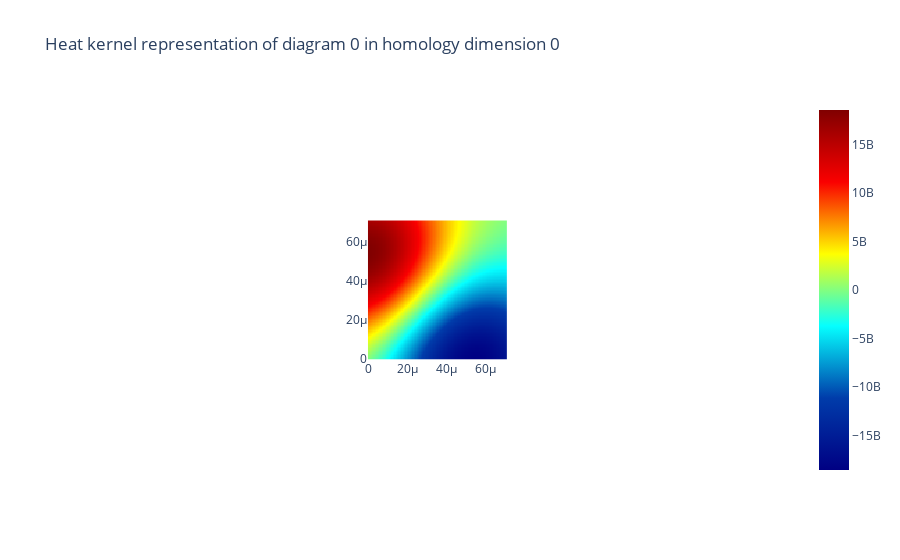

Notebook code for this chart:
### Code cell
heatkernel = HK.fit_transform(train_short_persistence_diagrams_label_7)
print("Heat kernel intensity of label 7 for homology dimension 0: " + str(heat_kernel_intensity(heatkernel, 0)))

HK.plot(heatkernel, homology_dimension_idx=0, colorscale='jet')
